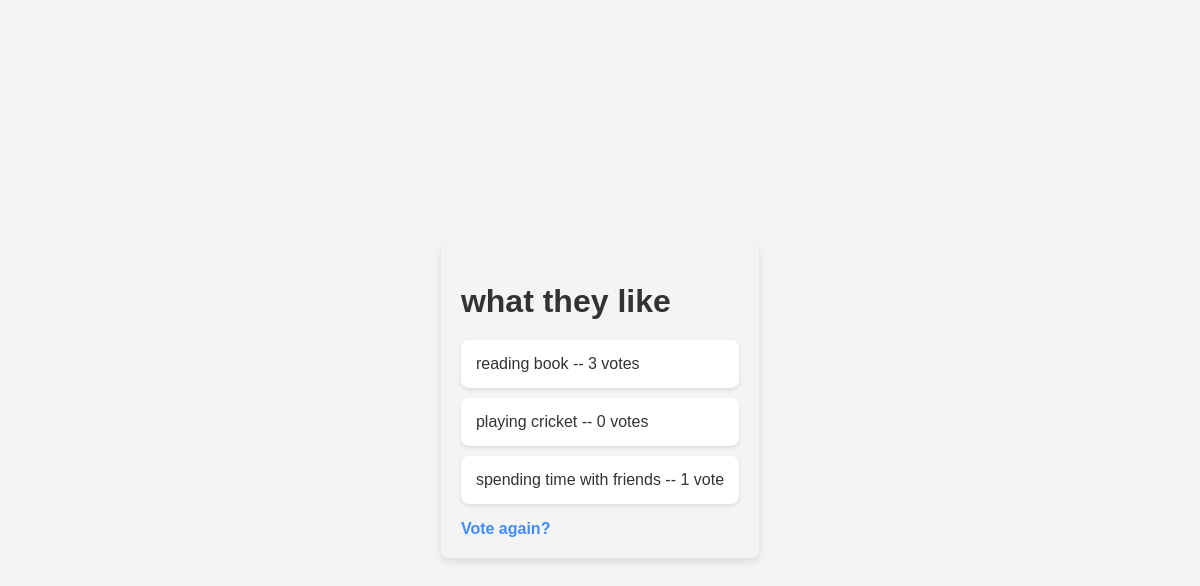
/5/results/, run on an earlier commit of the app's database.
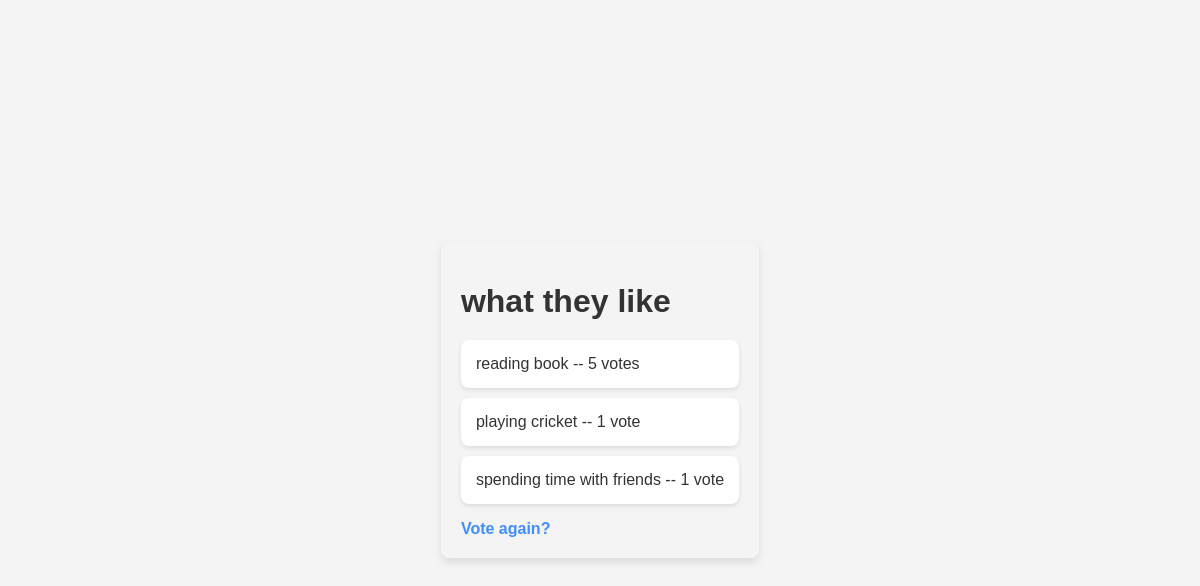
And on a later commit of the database.
### polls/models.py (models this page shows, shortened)
class Choice(models.Model):
    question = models.ForeignKey(Question, on_delete = models.CASCADE)
    choice_text = models.CharField(max_length=200)
    votes = models.IntegerField(default=0)

### polls/views.py (the view)
# urls.py: path("<int:question_id>/results/", views.results, name="results"),
def results(request, question_id):
    question = get_object_or_404(Question, pk=question_id)
    return render(request, "polls/results.html", {"question": question})

### polls/templates/polls/results.html (shortened to what this page needs)
<!DOCTYPE html>
<html lang="en">
<head>
</head>
<body>
    <div class="container">
        <h1>{{ question.question_text }}</h1>
        <ul>
            {% for choice in question.choice_set.all %}
                <li>{{ choice.choice_text }} -- {{ choice.votes }} vote{{ choice.votes|pluralize }}</li>
            {% endfor %}
        </ul>
        <a href="{% url 'polls:detail' question.id %}">Vote again?</a>
    </div>
</body>
</html>

What changed in the data, as far as the page shows it:
changed Choice "reading book": votes "3" → "5"
changed Choice "playing cricket": votes "0" → "1"
